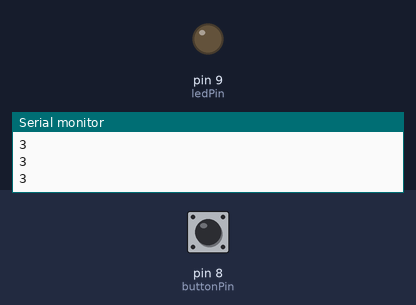
A sketch run on a simulated Arduino Uno, built with avr-gcc and run on an emulated ATmega328P. Shown: output pins drawn as LEDs (lit = HIGH), the last lines printed to the serial monitor. Dashed ring = blinking. Inputs (shaded band) come from the test bench; at power-on: pin 8 (buttonPin) LOW.

Above: at 1.2 s.
1.3 s: pin 8 (buttonPin) pulled HIGH for 1 s
At 3.4 s:
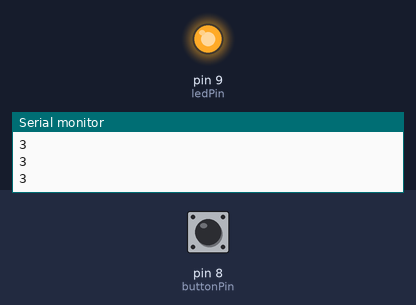
3.8 s: pin 8 (buttonPin) pulled HIGH for 3.2 s
At 4.1 s:
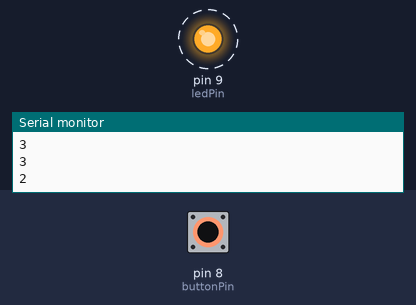
8.5 s: pin 8 (buttonPin) pulled HIGH for 0.25 s
At 9.7 s:
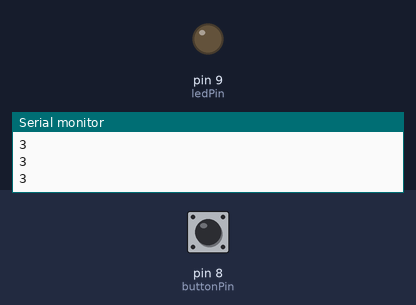
Timing chart, 0 to 11.5 s (numbered marks = the images above; inputs shaded):
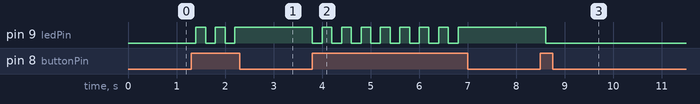

Measured:
- after the input at 1.3 s, pin 9 (ledPin): alternates HIGH for 0.20 s and LOW for 0.20 s, 5 changes in all, then stays HIGH, starting after 0.10 s
- after the input at 3.8 s, pin 9 (ledPin): alternates HIGH for 0.20 s and LOW for 0.20 s, 16 changes in all, then stays HIGH, starting at once
- after the input at 8.5 s, pin 9 (ledPin): HIGH → LOW after 0.10 s

The sketch:

ButtonAttempt2.ino
```cpp
/* This was our second attempt at using a button; this one actually worked, and we got the button functioning.*/


//Constants
const int buttonPin = 8;
const int ledPin =  9;

//Variables
int buttonState = 0;
int flag=0;
int test1=5;
int brightness = 255;

void setup() {
  //Input or output?
  Serial.begin(9600);
  pinMode(ledPin, OUTPUT);
  pinMode(buttonPin, INPUT);
}

void loop(){
  //Read button state (pressed or not pressed?)
buttonState = digitalRead(buttonPin);
  Serial.println(test1);

  //If button pressed...
  if (buttonState == HIGH) {
    //...ones, turn led on!
    if (flag == 0){
      analogWrite(ledPin, 255);
      flag=1; //change flag variable
      test1=1;
    }
    //...twice, turn led off!
    else if ( flag == 1){
      analogWrite(ledPin, 0);
      flag=0; //change flag variable again
      test1=2;
    }
  }
  else if (buttonState == LOW){
  test1 = 3;
  }
  delay(200); //Small delay

}
```
